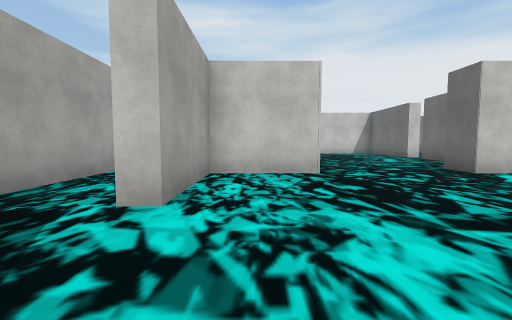
[1] (above)

14 first-person views from a walk through a 3-D level made in the Unity game engine. The camera is 1.4 m above the floor, tilts 4° down and sees 90° across. The floor is counted in squares, 2 m on a side. Each view is taken from the middle of a square. On the plan, view 1 faces up. The plan holds only what a view shows up to about 9 squares ahead; the rest is blank. The place goes on beyond the plan. Some animated figures are not drawn. Some surface patterns are stand-ins.

[2]
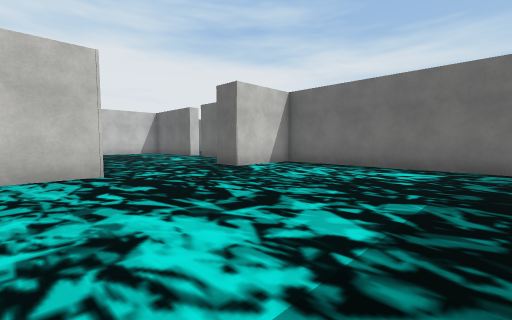

[3]
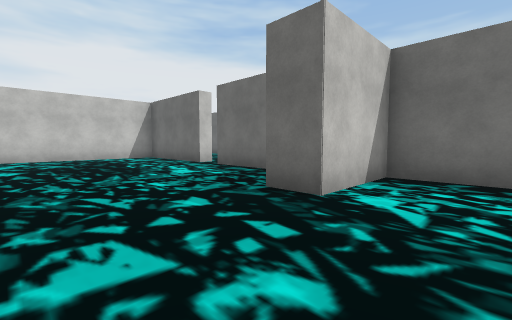

[4]
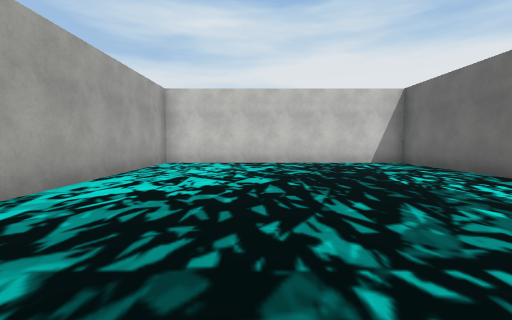

[5]
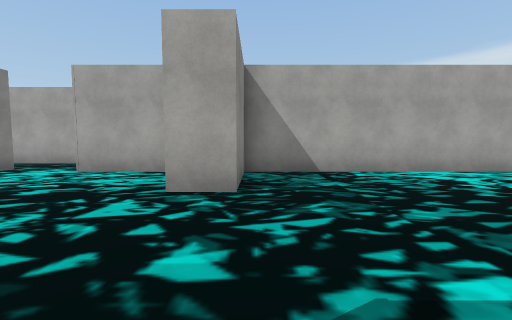

[6]
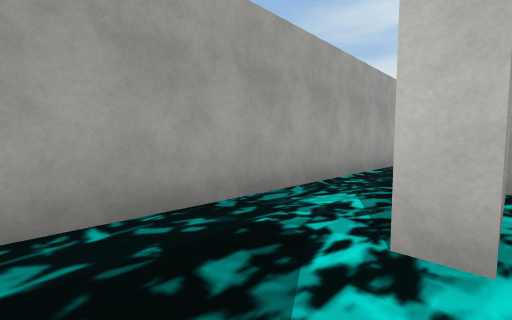

[7]
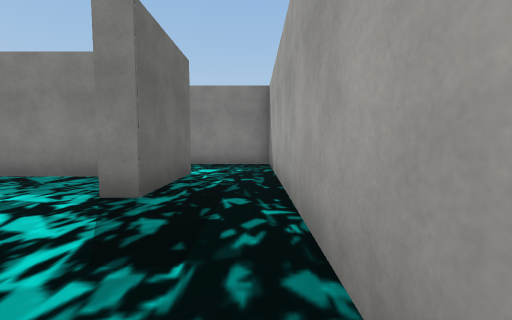

[8]
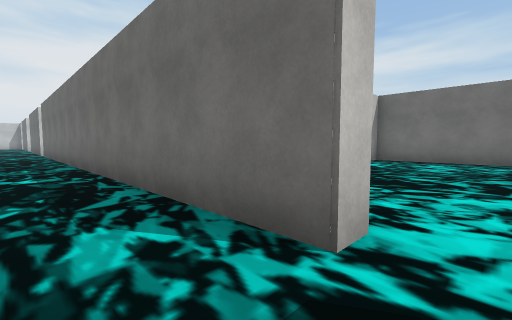

[9]
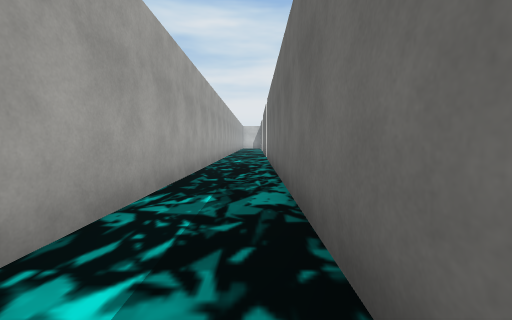

[10]
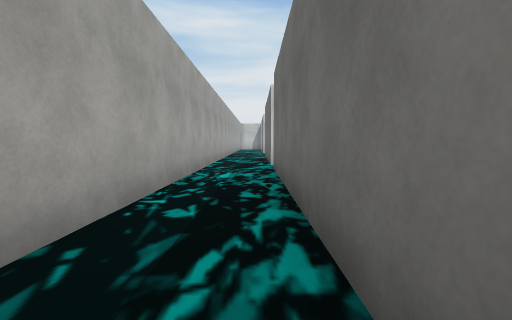

[11]
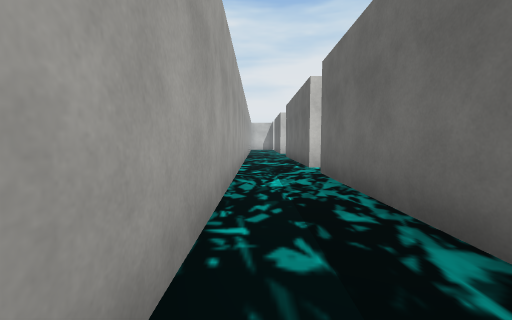

[12]
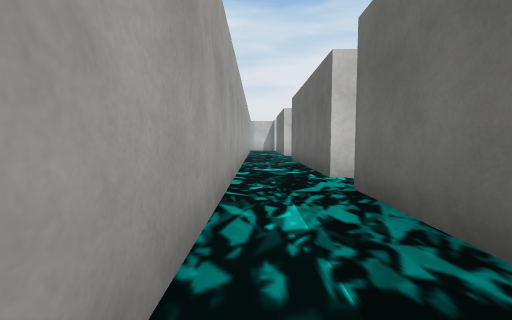

[13]
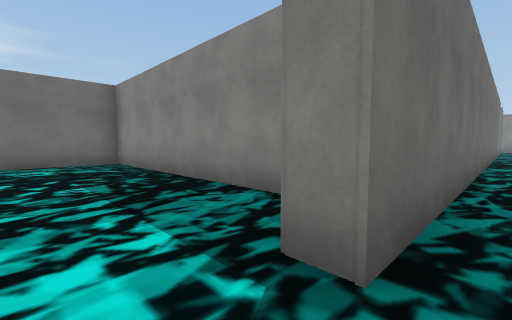

[14]
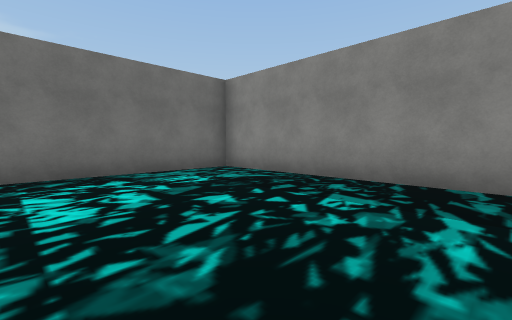

### Floor plan
Points are (right, up) in squares from view 1. A wall is a line through its corners. A room is listed if a view was taken in it or the views show most of it. See-through windows are left out.
Room 1 (views 1, 2, 3, 4, 5)
walls: (6.9, 8.5) (6.9, 10.8); (6.9, 11.6) (6.9, 15.6) (-1, 15.6) (-1, 6.7) (1.4, 6.7) (1.4, 5.7) (-1, 5.7) (-1, 2.8); (7.4, -0.1) (7.4, 5.7) (5, 5.7) (5, 6.8); (0.1, -1.2) (2.2, -1.2)
ways out: opening at (-1, 1.5) to room 2; opening at (7, 11)
Room 2 (views 6, 7, 8, 9, 10, 11, 12, 13)
walls: (-1, 2.8) (-1.5, 2.8) (-1.5, 17.8) (-0.9, 17.8); (-1, 19) (-1.5, 19) (-1.5, 21.5); (-3.4, 21.4) (-3.4, -1.6); (-1.5, -1.8) (-1.5, 0.8) (-1, 0.8)
ways out: opening at (-1, 1.5) to room 1; opening at (-1, 18.5) to room 3; opening at (-2.5, -0.5)
Room 3 (view 14)
walls: (0.1, 16.3) (6.9, 16.3) (6.9, 21.1)
ways out: opening at (-1, 18.5) to room 2

Where each view was taken, in squares from view 1:
view 1: 0 up, 0 right, facing up
view 2: 0 up, 0 right, facing up-right
view 3: 4 up, 2 right, facing up-right
view 4: 7 up, 2 right, facing up
view 5: 7 up, 5 right, facing left
view 6: 1 up, 1 left, facing up-left
view 7: 4 up, 3 left, facing down
view 8: 2 up, 3 left, facing up-right
view 9: 7 up, 2 left, facing up
view 10: 11 up, 2 left, facing up
view 11: 12 up, 3 left, facing up
view 12: 14 up, 3 left, facing up
view 13: 19 up, 2 left, facing down-right
view 14: 21 up, 1 right, facing down-right
